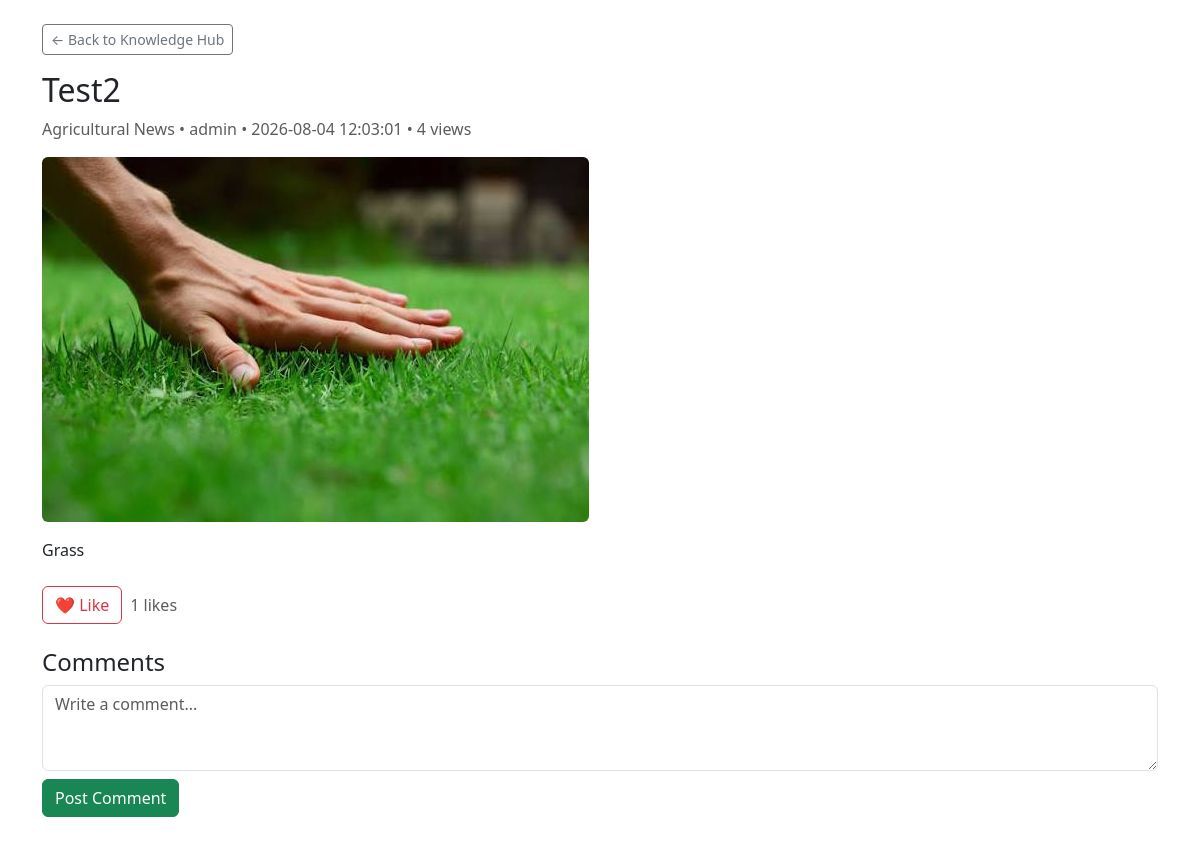
Page /knowledge/2 (signed in) on the committed database.
### tables this page shows
CREATE TABLE knowledge_posts(

post_id INTEGER PRIMARY KEY AUTOINCREMENT,

title TEXT NOT NULL,

content TEXT NOT NULL,

category_id INTEGER,

author TEXT,

image TEXT,

video TEXT,

status TEXT DEFAULT 'Published',

views INTEGER DEFAULT 0,

created_at DATETIME DEFAULT CURRENT_TIMESTAMP,

updated_at DATETIME,

FOREIGN KEY(category_id)
REFERENCES knowledge_categories(category_id)

);

CREATE TABLE knowledge_categories(
    category_id INTEGER PRIMARY KEY AUTOINCREMENT,
    category_name TEXT NOT NULL UNIQUE
);

### app.py (the view)
@app.route("/knowledge/<int:post_id>")
def knowledge_post(post_id):
    if "user" not in session:
        return redirect("/login")
    conn = get_db()
    cur = conn.cursor()
    cur.execute("""
        SELECT kp.post_id, kp.title, kp.content, kp.image, kp.video, kp.status, kp.views, kp.created_at,
               kp.author, kp.category_id, kc.category_name,
               (SELECT COUNT(*) FROM knowledge_likes kl WHERE kl.post_id = kp.post_id) AS like_count
        FROM knowledge_posts kp
        LEFT JOIN knowledge_categories kc ON kp.category_id = kc.category_id
        WHERE kp.post_id = ?
    """, (post_id,))
    post = cur.fetchone()
    if not post:
        conn.close()
        flash("Article not found")
        return redirect("/knowledge")
    cur.execute("UPDATE knowledge_posts SET views = views + 1 WHERE post_id=?", (post_id,))
    conn.commit()
    cur.execute("SELECT comment_id, username, comment, created_at FROM knowledge_comments WHERE post_id=? ORDER BY created_at ASC", (post_id,))
    comments = cur.fetchall()
    replies = {}
    for comment in comments:
        cur.execute("SELECT reply_id, username, reply, created_at FROM knowledge_replies WHERE comment_id=? ORDER BY created_at ASC", (comment["comment_id"],))
        replies[comment["comment_id"]] = cur.fetchall()
    cur.execute("SELECT COUNT(*) AS liked FROM knowledge_likes WHERE post_id=? AND username=?", (post_id, session.get("user")))
    liked = cur.fetchone()["liked"] > 0
    conn.close()
    return render_template("knowledge_post.html", post=post, comments=comments, replies=replies, liked=liked)

### app.py (called while the page is built)
def get_db():
    conn = sqlite3.connect(DB_PATH, timeout=30, isolation_level=None)
    conn.row_factory = sqlite3.Row
    conn.execute("PRAGMA busy_timeout = 30000")
    try:
        conn.execute("PRAGMA journal_mode = DELETE")
    except sqlite3.OperationalError:
        pass
    return conn

### templates/knowledge_post.html (shortened to what this page needs)
<!DOCTYPE html>
<html lang="en">
<head>
    <link href="https://cdn.jsdelivr.net/npm/bootstrap@5.3.0/dist/css/bootstrap.min.css" rel="stylesheet">
</head>
<body>
    <div class="container py-4">
        <div class="mb-3">
            <a href="/knowledge" class="btn btn-outline-secondary btn-sm">← Back to Knowledge Hub</a>
        </div>
        <h2>{{ post['title'] }}</h2>
        <p class="text-muted">{{ post['category_name'] or 'General' }} • {{ post['author'] or 'Admin' }} • {{ post['created_at'][:19] }} • {{ post['views'] }} views</p>
        {% if post['image'] %}
        <img src="{{ post['image'] }}" class="img-fluid rounded mb-3" alt="{{ post['title'] }}">
        {% endif %}
        <div class="mb-4">{{ post['content'] }}</div>
        <div class="d-flex align-items-center gap-2 mb-4">
            <form method="post" action="/knowledge/like/{{ post['post_id'] }}">
                <button class="btn btn-outline-danger" type="submit">{{ '💔 Unlike' if liked else '❤️ Like' }}</button>
            </form>
            <span class="text-muted">{{ post['like_count'] }} likes</span>
        </div>
        <h4>Comments</h4>
        <form method="post" action="/knowledge/comment/{{ post['post_id'] }}" class="mb-4">
            <textarea name="comment" class="form-control mb-2" rows="3" placeholder="Write a comment..."></textarea>
            <button class="btn btn-success" type="submit">Post Comment</button>
        </form>
    </div>
</body>
</html>

### rows in the picture
knowledge_posts: title "Test2", author "admin", created_at "2026-08-04 12:03:01", views "4", image (picture), content "Grass"
knowledge_categories: category_name "Agricultural News"

### other values in the picture
{{ '💔 Unlike' if liked else '❤️ Like' }} "❤️ Like"
{{ post['like_count'] }} "1"
